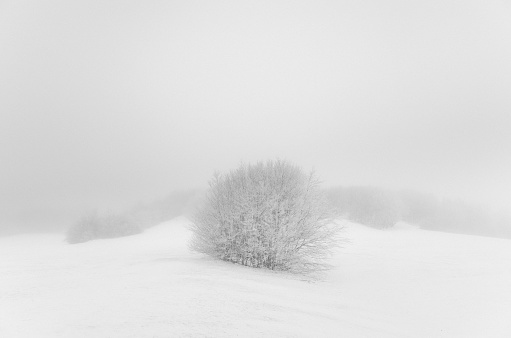
#> input picture lcimg.jpeg, 511 x 338 px
$ python contrast_stretching.py
#> lines starting #> are read from the running program, lines starting #| are printed output that depends on the picture
import cv2
import numpy as np
import math

img = cv2.imread('lcimg.jpeg',0)
#> img is the input picture: shape (338, 511); min 102, max 242, mean 222.5
h,w = img.shape
#> h = 338; w = 511

imax = img.max()
#> imax = 242
imin = img.min()
#> imin = 102


# log transformation

c = 50
log_img = np.zeros((h,w),np.uint8)
log_img2 = log_img
for i in range(h):
    for j in range(w):
        r = img[i][j]
        x = int(c * (math.log((r)+1)))
        log_img[i][j] = x
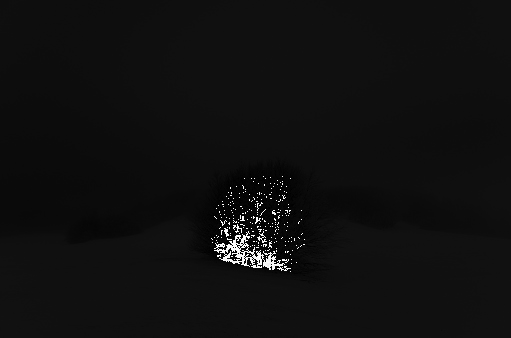
#> log_img: shape (338, 511); min 0, max 255, mean 15.8

cv2.imshow('Log transformed image', log_img)
cv2.waitKey(0)

# power transformation

g = 1.1
power_img = np.zeros((h,w),np.uint8)

for i in range(h):
    for j in range(w):
        r = img[i][j]
        power_img[i][j] = int(r**g)
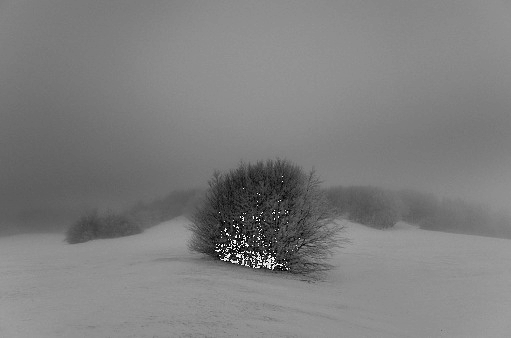
#> power_img: shape (338, 511); min 0, max 254, mean 126.4

cv2.imshow('power transformed image', power_img)
cv2.waitKey(0)

#contrast stretching

print("Original image pixels: ",imax,imin)
#| Original image pixels:  242 102

a = 50
b = 150
l = 0.5
m = 2
n = 0.3
v = l*a
w = m*(b-a)+l*a
h,x = img.shape
#> x = 511
stretched_img = np.zeros((h,x),np.uint8)

for i in range(h):
    for j in range(x):
        r = img[i][j]
        if(r>0 and r<=a):
            stretched_img[i][j] = int(l*r)
        elif(r>a and r<=b):
            stretched_img[i][j] = int(m*(r-a) + v)
        elif(r>b and r<=255):
            stretched_img[i][j] = int(n*(r-b) + w)
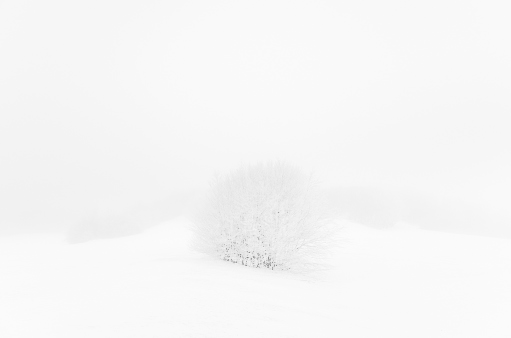
#> stretched_img: shape (338, 511); min 129, max 252, mean 246.2

print(stretched_img.max(),stretched_img.min())
#| 252 129
cv2.imshow('Contrast stretched image', stretched_img)
cv2.waitKey(0)
